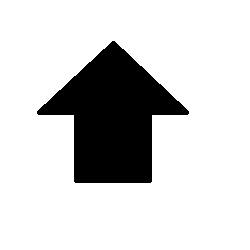
#> input picture Modulo2/Transformaciones/img/form4.png, 250 x 250 px
$ jupyter execute transformaciones_afines.ipynb
#> lines starting #> are read from the running program, lines starting #| are printed output that depends on the picture; after the words box and inside, x2 and y2 are one past the last pixel; in counts of white or black regions, pixels touching at a corner belong together; long printed decimals are rounded
### Modulo2/Transformaciones/transformaciones.py
import numpy as np
import cv2

class TransformacionesAfines:
    @staticmethod
    def cizallamiento_horizontal(k=1):
        return np.array([
            [1.0, k, 0],
            [0, 1.0, 0],
            [0, 0, 1.0]
        ])

    @staticmethod
    def cizallamiento_vertical(k=1):
        return np.array([
            [1.0, 0, 0],
            [k, 1.0, 0],
            [0, 0, 1.0]
        ])

    @staticmethod
    def dilatacion_no_uniforme(sx, sy):
        return np.array([
            [float(sx), 0, 0],
            [0, float(sy), 0],
            [0, 0, 1.0]
        ])

    @staticmethod
    def transformacion_opencv(imagen, M, dsize):
        return cv2.warpAffine(imagen, M, dsize)

class TransformacionesEuclideanas(TransformacionesAfines):
    @staticmethod
    def rotacion(angulo, s=1):
        return np.array([
            [s*np.cos(angulo), -s*np.sin(angulo), 0],
            [s*np.sin(angulo), s*np.cos(angulo), 0],
            [0, 0, 1]
        ])

    @staticmethod
    def traslado(x,y):
        return np.array([
            [1, 0, x],
            [0, 1, y],
            [0, 0, 1]
        ])

    @staticmethod
    def afin(angulo=0, x=0, y=0, escala=1):
        return np.array([])

    @staticmethod
    def reflexion(eje='x'):
        if eje == 'x':  # Refleja sobre eje Y
            return np.array([[-1, 0, 0],
                             [0, 1, 0],
                             [0, 0, 1]])
        elif eje == 'y':  # Refleja sobre eje X
            return np.array([[1, 0, 0],
                             [0, -1, 0],
                             [0, 0, 1]])
        elif eje == 'origen':  # Refleja sobre origen
            return np.array([[-1, 0, 0],
                             [0, -1, 0],
                             [0, 0, 1]])

    # [21 lines left out: function transformacion, not called in this run]

### Modulo2/Transformaciones/transformaciones_afines.ipynb
# Ejemplos transformaciones afines

[cell 1]
import cv2
import numpy as np
from transformaciones import TransformacionesEuclideanas, TransformacionesAfines

[cell 2]
ruta = "img/form4.png"
imagen = cv2.imread(ruta, cv2.IMREAD_GRAYSCALE)
#> imagen: shape (250, 250); 82% white; 1 black region, box (x1, y1, x2, y2) and area: (37, 41, 189, 183) 11266
h,w = imagen.shape
#> h = 250; w = 250

centro_y, centro_x = int(np.floor(h/2)), int(np.floor(w/2))
#> centro_y = 125; centro_x = 125
T1 = TransformacionesEuclideanas.traslado(-centro_x, -centro_y)
#> T1 = [[1, 0, -125], [0, 1, -125], [0, 0, 1]]
print("\n1. Matriz T1 (Traslación al origen):")
print(f"   Traslada la imagen {centro_x} pixels a la izquierda y {centro_y} pixels arriba")
#|    Traslada la imagen 125 pixels a la izquierda y 125 pixels arriba
print(T1)
#| [[   1    0 -125]
#|  [   0    1 -125]
#|  [   0    0    1]]
print()
T2 = TransformacionesEuclideanas.traslado(centro_x, centro_y)
#> T2 = [[1, 0, 125], [0, 1, 125], [0, 0, 1]]
print("5. Matriz T2 (Traslación de vuelta al centro):")
print(f"   Traslada la imagen {centro_x} pixels a la derecha y {centro_y} pixels abajo")
#|    Traslada la imagen 125 pixels a la derecha y 125 pixels abajo
print(T2)
#| [[  1   0 125]
#|  [  0   1 125]
#|  [  0   0   1]]
print()

RN1 = TransformacionesEuclideanas.rotacion(2,1)
print("2. Matriz RN1 (Rotación):")
print("   Rotación de 2 radianes")
print(RN1)
print()
TN1 = TransformacionesEuclideanas.traslado(0, 0)
print("3. Matriz TN1 (Traslación):")
print("   Traslada 5 pixels en x y 2 pixels en y")
print(TN1)
print()
CN1 = TransformacionesAfines.cizallamiento_vertical(0)
print("4. Matriz CN1 (Cizallamiento vertical):")
print("   Factor de cizallamiento: 0")
print(CN1)
print()
CN2 = TransformacionesAfines.cizallamiento_horizontal(0.2)
print("4. Matriz CN2 (Cizallamiento horizontal):")
print("   Factor de cizallamiento: .2")
print(CN2)
print()
RN2 = TransformacionesEuclideanas.reflexion('y')
print("5. Matriz RN2 (Reflexion):")
print("   Refleja la imagen en el eje y")
print(RN2)
print()
DN1 = TransformacionesAfines.dilatacion_no_uniforme(0.5, 0.5)
print("6. Matriz DN1 (Dilatación):")
print("   Escala la imagen a la mitad en ambos ejes")
print(DN1)

print("="*50)
print("MATRIZ DE TRANSFORMACIÓN COMPUESTA")
print("="*50)
print("\nOrden de multiplicación (de derecha a izquierda):")
print("T = T2 @ RN1 @ TN1 @ T1")
print("\nEsto significa:")
print("1. T1: Traslada al origen")
print("2. RN1: Aplica rotación")
print("3. CN1: Aplica cizallamiento vertical")
print("4. TN1: Aplica traslación")
print("5. T2: Traslada de vuelta al centro original")

T =  CN2 @ DN1 @ RN1 @ RN2 @ T2
print("Matriz de transformación final T (3x3):")
print(T)
#| [[-0.1171  0.4963  47.390]
#|  [ 0.4546  0.2081 82.840]
#|  [ 0.          0.          1.        ]]
print("\n")
print("\nMatriz para OpenCV (2x3) - primeras 2 filas:")
print(T[:2,:])
#| [[-0.1171  0.4963  47.390]
#|  [ 0.4546  0.2081 82.840]]
print()
imagen_procesada = TransformacionesAfines.transformacion_opencv(imagen, T[:2,:], (w,h))
#> in transformacion_opencv, `return cv2.warpAffine(imagen, M, dsize)`:
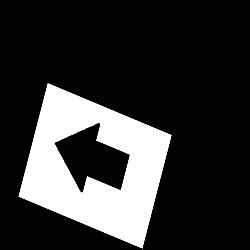
#> returned value: shape (250, 250); min 0, max 255, mean 52.3
